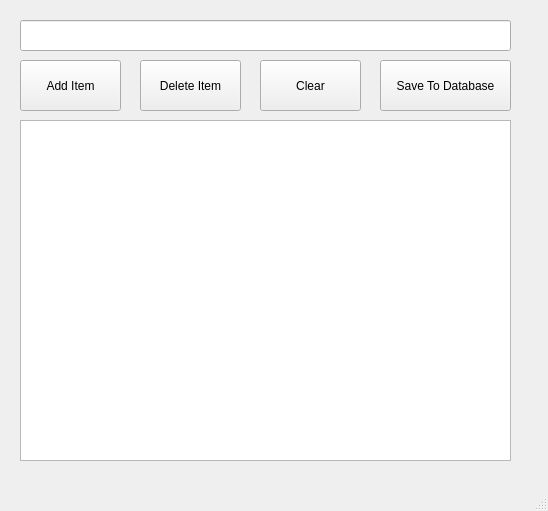
<?xml version="1.0" encoding="UTF-8"?>
<ui version="4.0">
 <class>MainWindow</class>
 <widget class="QMainWindow" name="MainWindow">
  <property name="geometry">
   <rect>
    <x>0</x>
    <y>0</y>
    <width>548</width>
    <height>511</height>
   </rect>
  </property>
  <property name="windowTitle">
   <string>To Do App</string>
  </property>
  <property name="unifiedTitleAndToolBarOnMac">
   <bool>false</bool>
  </property>
  <widget class="QWidget" name="centralwidget">
   <widget class="QLineEdit" name="lineEdit">
    <property name="geometry">
     <rect>
      <x>20</x>
      <y>20</y>
      <width>491</width>
      <height>31</height>
     </rect>
    </property>
   </widget>
   <widget class="QPushButton" name="pushButton">
    <property name="geometry">
     <rect>
      <x>20</x>
      <y>60</y>
      <width>101</width>
      <height>51</height>
     </rect>
    </property>
    <property name="text">
     <string>Add Item</string>
    </property>
   </widget>
   <widget class="QPushButton" name="pushButton_2">
    <property name="geometry">
     <rect>
      <x>140</x>
      <y>60</y>
      <width>101</width>
      <height>51</height>
     </rect>
    </property>
    <property name="text">
     <string>Delete Item</string>
    </property>
   </widget>
   <widget class="QPushButton" name="pushButton_3">
    <property name="geometry">
     <rect>
      <x>260</x>
      <y>60</y>
      <width>101</width>
      <height>51</height>
     </rect>
    </property>
    <property name="text">
     <string>Clear</string>
    </property>
   </widget>
   <widget class="QListWidget" name="listWidget">
    <property name="geometry">
     <rect>
      <x>20</x>
      <y>120</y>
      <width>491</width>
      <height>341</height>
     </rect>
    </property>
   </widget>
   <widget class="QPushButton" name="pushButton_4">
    <property name="geometry">
     <rect>
      <x>380</x>
      <y>60</y>
      <width>131</width>
      <height>51</height>
     </rect>
    </property>
    <property name="text">
     <string>Save To Database</string>
    </property>
   </widget>
  </widget>
  <widget class="QMenuBar" name="menubar">
   <property name="geometry">
    <rect>
     <x>0</x>
     <y>0</y>
     <width>548</width>
     <height>26</height>
    </rect>
   </property>
  </widget>
  <widget class="QStatusBar" name="statusbar"/>
 </widget>
 <resources/>
 <connections/>
</ui>
